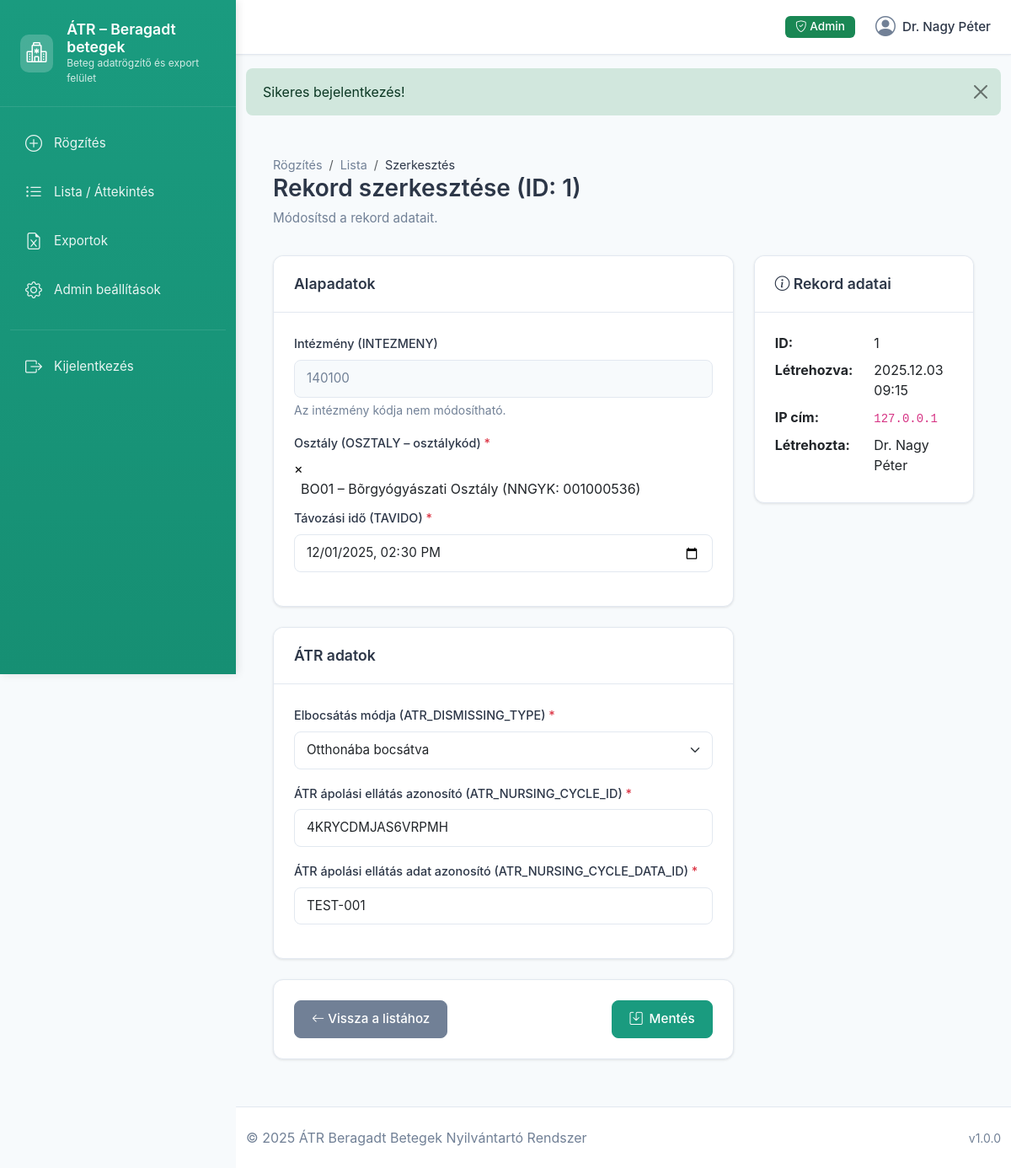
Page /edit.php?id=1 (signed in) on the committed database.
### tables this page shows
CREATE TABLE IF NOT EXISTS atr_records (
    id INT AUTO_INCREMENT PRIMARY KEY,
    intezmeny VARCHAR(10) NOT NULL COMMENT 'Fixed value: 140100',
    osztaly VARCHAR(20) NOT NULL COMMENT '9 character NNGYK/NNK9 code',
    tavido DATETIME NOT NULL COMMENT 'Távozási idő',
    atr_dismissing_type VARCHAR(50) NOT NULL COMMENT 'Elbocsátás módja',
    atr_nursing_cycle_id VARCHAR(100) NULL DEFAULT NULL COMMENT 'ÁTR ápolási ciklus azonosító (opcionális)',
    atr_nursing_cycle_data_id VARCHAR(100) NOT NULL COMMENT 'ÁTR ápolási ciklus adat azonosító',
    created_ip VARCHAR(45) NOT NULL COMMENT 'IP address of creator (IPv4/IPv6)',
    created_at DATETIME NOT NULL DEFAULT CURRENT_TIMESTAMP,
    created_by_admin_id INT NULL COMMENT 'Admin who created this record',
    INDEX idx_osztaly (osztaly),
    INDEX idx_tavido (tavido),
    INDEX idx_created_at (created_at),
    INDEX idx_created_by_admin (created_by_admin_id),
    FOREIGN KEY (created_by_admin_id) REFERENCES admins(id) ON DELETE SET NULL
);

### public/edit.php (the view, shortened to what the rows shown need)
<?php
require_once __DIR__ . '/../config/database.php';
require_once __DIR__ . '/../includes/functions.php';
require_once __DIR__ . '/../models/AtrRecord.php';
$id = isset($_GET['id']) ? (int)$_GET['id'] : 0;
$atrRecord = new AtrRecord();
$record = $atrRecord->getById($id);
$dismissingTypes = AtrRecord::getDismissingTypes();
include __DIR__ . '/../includes/header.php';
?>
<div class="container-fluid">
    <div class="row">
        <div class="col-12">
            <div class="page-header">
                <nav aria-label="breadcrumb">
                    <ol class="breadcrumb">
                    </ol>
                </nav>
                <h1 class="page-title">Rekord szerkesztése (ID: <?= e($record['id']) ?>)</h1>
                <p class="page-subtitle">Módosítsd a rekord adatait.</p>
            </div>
        </div>
    </div>
    <form method="POST" action="edit.php?id=<?= $id ?>" id="atrForm">
        <div class="row">
            <div class="col-lg-8">
                <div class="card">
                    <div class="card-body">
                        <div class="mb-3">
                            <label for="intezmeny" class="form-label">
                                Intézmény (INTEZMENY)
                            </label>
                            <input
                                type="text"
                                class="form-control"
                                id="intezmeny"
                                value="<?= e($record['intezmeny']) ?>"
                                readonly
                                disabled
                            >
                            <div class="form-text">
                                Az intézmény kódja nem módosítható.
                            </div>
                        </div>
                        <div class="mb-3">
                            <label for="tavido" class="form-label">
                                Távozási idő (TAVIDO) <span class="text-danger">*</span>
                            </label>
                            <input
                                type="datetime-local"
                                class="form-control"
                                id="tavido"
                                name="tavido"
                                value="<?= formatDateTimeLocal($record['tavido']) ?>"
                                required
                            >
                        </div>
                    </div>
                </div>
                <div class="card">
                    <div class="card-body">
                        <div class="mb-3">
                            <label for="atr_dismissing_type" class="form-label">
                                Elbocsátás módja (ATR_DISMISSING_TYPE) <span class="text-danger">*</span>
                            </label>
                            <select
                                class="form-select"
                                id="atr_dismissing_type"
                                name="atr_dismissing_type"
                                required
                            >
                                <?php foreach ($dismissingTypes as $key => $label): ?>
                                    <option value="<?= e($key) ?>" <?= $record['atr_dismissing_type'] === $key ? 'selected' : '' ?>>
                                        <?= e($label) ?>
                                    </option>
                                <?php endforeach; ?>
                            </select>
                        </div>
                        <div class="mb-3">
                            <label for="atr_nursing_cycle_id" class="form-label">
                                ÁTR ápolási ellátás azonosító (ATR_NURSING_CYCLE_ID) <span class="text-danger">*</span>
                            </label>
                            <input
                                type="text"
                                class="form-control"
                                id="atr_nursing_cycle_id"
                                name="atr_nursing_cycle_id"
                                value="<?= e($record['atr_nursing_cycle_id']) ?>"
                                required
                            >
                        </div>
                        <div class="mb-3">
                            <label for="atr_nursing_cycle_data_id" class="form-label">
                                ÁTR ápolási ellátás adat azonosító (ATR_NURSING_CYCLE_DATA_ID) <span class="text-danger">*</span>
                            </label>
                            <input
                                type="text"
                                class="form-control"
                                id="atr_nursing_cycle_data_id"
                                name="atr_nursing_cycle_data_id"
                                value="<?= e($record['atr_nursing_cycle_data_id']) ?>"
                                required
                            >
                        </div>
                    </div>
                </div>
            </div>
            <div class="col-lg-4">
                <div class="card">
                    <div class="card-body">
                        <dl class="row mb-0">
                            <dt class="col-sm-6">ID:</dt>
                            <dd class="col-sm-6"><?= e($record['id']) ?></dd>
                            <dt class="col-sm-6">Létrehozva:</dt>
                            <dd class="col-sm-6"><?= formatDateTime($record['created_at']) ?></dd>
                            <dt class="col-sm-6">IP cím:</dt>
                            <dd class="col-sm-6"><code><?= e($record['created_ip']) ?></code></dd>
                            <?php if ($record['creator_name']): ?>
                            <dt class="col-sm-6">Létrehozta:</dt>
                            <dd class="col-sm-6"><?= e($record['creator_name']) ?></dd>
                            <?php endif; ?>
                        </dl>
                    </div>
                </div>
            </div>
        </div>
    </form>
</div>
<?php include __DIR__ . '/../includes/footer.php'; ?>

### includes/header.php (shortened to what the rows shown need)
<?php
require_once __DIR__ . '/../config/database.php';
require_once __DIR__ . '/functions.php';
$currentAdmin = getCurrentAdmin();
$isAdminUser = isAdmin();
?>
<!DOCTYPE html>
<html lang="hu">
<head>
    <link href="https://cdn.jsdelivr.net/npm/bootstrap@5.3.2/dist/css/bootstrap.min.css" rel="stylesheet">
    <link rel="stylesheet" href="https://cdn.jsdelivr.net/npm/bootstrap-icons@1.11.1/font/bootstrap-icons.css">
    <link href="https://cdn.jsdelivr.net/npm/select2@4.1.0-rc.0/dist/css/select2.min.css" rel="stylesheet" />
    <link href="https://cdn.jsdelivr.net/npm/select2-bootstrap-5-theme@1.3.0/dist/select2-bootstrap-5-theme.min.css" rel="stylesheet" />
    <link href="css/style.css" rel="stylesheet">
</head>
<body>
    <div class="wrapper">
        <div class="main-content">
            <header class="top-header">
                <div class="header-right">
                    <?php if ($isAdminUser): ?>
                        <span class="badge bg-success me-2">
                            <i class="bi bi-shield-check"></i> Admin
                        </span>
                        <div class="user-info">
                            <i class="bi bi-person-circle"></i>
                            <span class="user-name"><?= e($currentAdmin['display_name']) ?></span>
                        </div>
                    <?php else: ?>
                        <span class="badge bg-secondary me-2">
                            <i class="bi bi-person"></i> Normál
                        </span>
                    <?php endif; ?>
                </div>
            </header>
            <main class="content-area">

### rows in the picture
atr_records: created_by_admin.display_name "Dr. Nagy Péter", id "1", intezmeny "140100", tavido "12/01/2025 14:30", atr_dismissing_type "Otthonába bocsátva", atr_nursing_cycle_id "4KRYCDMJAS6VRPMH", atr_nursing_cycle_data_id "TEST-001", created_at "2025.12.03 09:15", created_ip "127.0.0.1"

### other values in the picture
$flashMessage['message'] "Sikeres bejelentkezés!"
